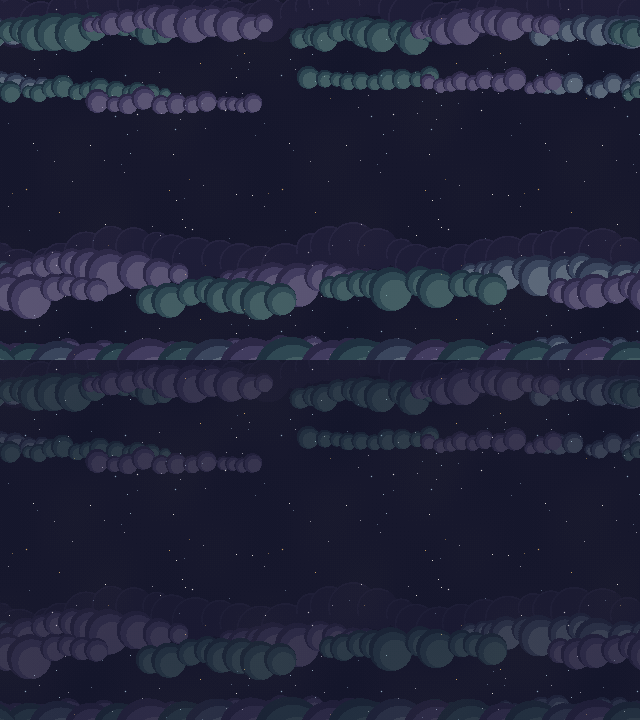
#> input picture art-src/space/work/puffs-a-view.png, 1280 x 1440 px (shown at 1/2 size)
$ python tile_preview.py ../work/puffs-a-view.png out.png
#> lines starting #> are read from the running program, lines starting #| are printed output that depends on the picture
"""Tile a layer NxM over the cosmos colour and upscale with nearest, to check seams (dev tooling only).

    python art-src/space/scripts/tile_preview.py <in.png> <out.png> [--nx 3] [--ny 3] [--scale 2] [--bg 1A1B2E]
"""

from __future__ import annotations

import argparse
from pathlib import Path

from PIL import Image


def main() -> None:
    p = argparse.ArgumentParser()
    p.add_argument("src", type=Path)
    p.add_argument("out", type=Path)
    p.add_argument("--nx", type=int, default=3)
    p.add_argument("--ny", type=int, default=3)
    p.add_argument("--scale", type=int, default=2)
    p.add_argument("--bg", default="1A1B2E")
    p.add_argument("--under", type=Path, default=None, help="optional opaque layer tiled underneath")
    a = p.parse_args()
    img = Image.open(a.src).convert("RGBA")
#> img is the input picture: PIL image 1280x1440 RGBA; mean R, G, B, A 32, 34.6, 56, 255
    w, h = img.size
#> w = 1280; h = 1440
    bg = tuple(int(a.bg[i : i + 2], 16) for i in (0, 2, 4))
    sheet = Image.new("RGBA", (w * a.nx, h * a.ny), (*bg, 255))
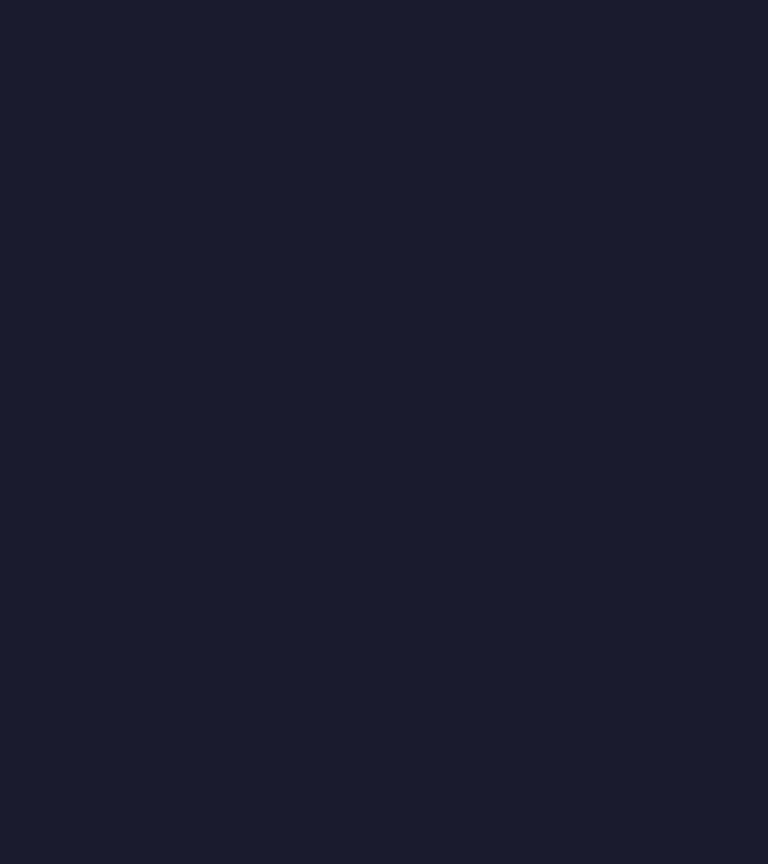
#> sheet: PIL image 3840x4320 RGBA (shown at 1/5 size); mean R, G, B, A 26, 27, 46, 255
    if a.under:
        under = Image.open(a.under).convert("RGBA")
        for y in range(0, sheet.height, under.height):
            for x in range(0, sheet.width, under.width):
                sheet.alpha_composite(under, (x, y))
    for j in range(a.ny):
        for i in range(a.nx):
            sheet.alpha_composite(img, (i * w, j * h))
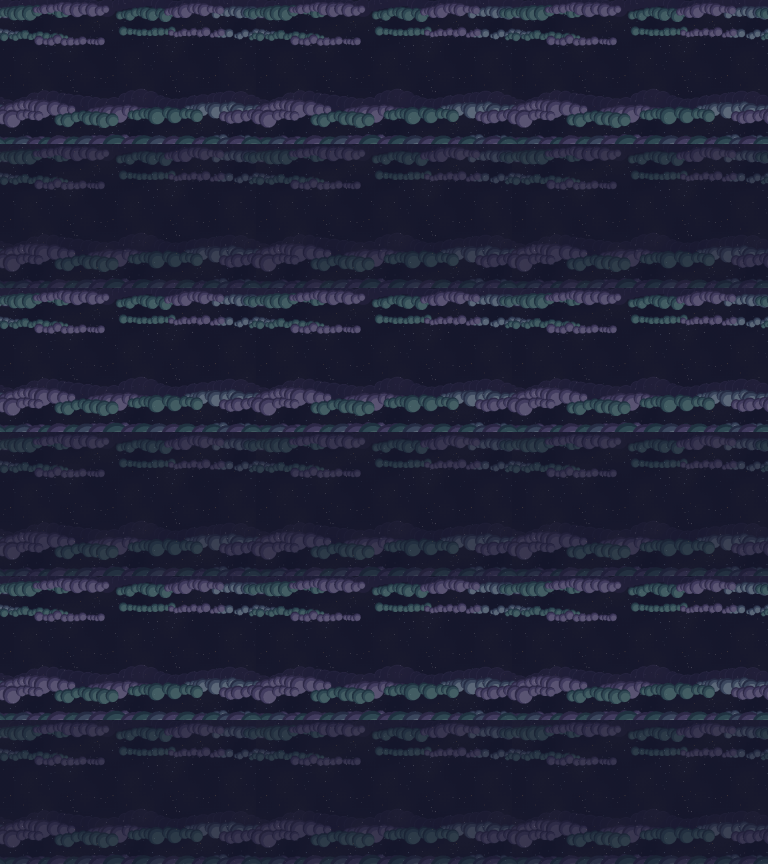
#> sheet: PIL image 3840x4320 RGBA (shown at 1/5 size); mean R, G, B, A 32, 34.6, 56, 255
    sheet = sheet.resize((sheet.width * a.scale, sheet.height * a.scale), Image.Resampling.NEAREST)
#> sheet: PIL image 7680x8640 RGBA
    a.out.parent.mkdir(parents=True, exist_ok=True)
    sheet.save(a.out)
    print(f"wrote {a.out} {sheet.width}x{sheet.height}")
#| wrote out.png 7680x8640


if __name__ == "__main__":
    main()
